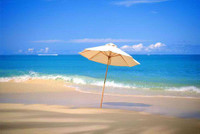
#> input picture examples/artwork/beach.jpg, 200 x 134 px
$ python segment.py ../../../../../examples/artwork/beach.jpg   (older library calls are emulated)
#> lines starting #> are read from the running program, lines starting #| are printed output that depends on the picture; after the words box and inside, x2 and y2 are one past the last pixel; in counts of white or black regions, pixels touching at a corner belong together
#!/usr/bin/python2
"""
 * Copyright 2016 Canonical Ltd.
 *
 * This program is free software; you can redistribute it and/or modify
 * it under the terms of the GNU Lesser General Public License as published by
 * the Free Software Foundation; version 3.
 *
 * This program is distributed in the hope that it will be useful,
 * but WITHOUT ANY WARRANTY; without even the implied warranty of
 * MERCHANTABILITY or FITNESS FOR A PARTICULAR PURPOSE.  See the
 * GNU Lesser General Public License for more details.
 *
 * You should have received a copy of the GNU Lesser General Public License
 * along with this program.  If not, see <http://www.gnu.org/licenses/>.
 *
 * Authored by  Florian Boucault <florian.boucault@canonical.com>
 */
"""

import os.path
import argparse
import json
import cv2

parser = argparse.ArgumentParser(
    description='Generates segmented version of img and extracts bbs.'
)
parser.add_argument('input_image', type=str,
                    help='path to the image to segment')
args = parser.parse_args()

input_image = os.path.abspath(args.input_image)
print("Segmenting %s..." % input_image)
filename, _ = os.path.splitext(os.path.basename(input_image))
split = filename.split('@')
if len(split) != 1:
    output_image = "%s_segmented@%s.png" % (split[0], split[1])
    output_boxes = "%s_boxes.json" % split[0]
else:
    output_image = "%s_segmented.png" % filename
    output_boxes = "%s_boxes.json" % filename

img = cv2.imread(input_image, -1)
#> img is the input picture: shape (134, 200, 3); mean B, G, R 193.5, 157.9, 121.3
img_boxes = img.copy()
gray = cv2.cvtColor(img, cv2.COLOR_BGR2GRAY)
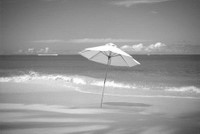
#> gray: shape (134, 200); min 64, max 255, mean 151
ret, thresh = cv2.threshold(gray, 0, 255, cv2.THRESH_BINARY)
#> thresh: shape (134, 200); every value is 255
contours, hierarchy = cv2.findContours(
    thresh, cv2.RETR_EXTERNAL, cv2.CHAIN_APPROX_NONE
)
#> contours = 1 contour; box (x1, y1, x2, y2) and area: (0, 0, 200, 134) 26467

print("Detected %d segments." % len(contours))
#| Detected 1 segments.

bounding_boxes = []
for index, contour in enumerate(contours):
    x, y, w, h = cv2.boundingRect(contour)
    bounding_boxes.append((x, y, w, h))
#  print(x, y, w, h)
    cv2.rectangle(img_boxes,
                  (x, y),
                  (x + w, y + h),
                  (255, 20, 20, 255), 1)
    cv2.drawContours(thresh, contours, index, (index + 1),
                     cv2.cv.CV_FILLED)
    cv2.drawContours(thresh, contours, index, (index + 1), 2)
#> this loop made 1 pass
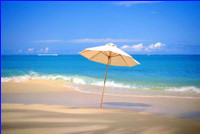
#> img_boxes: shape (134, 200, 3); 1.24% of pixels changed, all inside (x1, y1, x2, y2) = (0, 0, 200, 134)
#> thresh: shape (134, 200); every value is 1
#> after the loop, bounding_boxes = [(0, 0, 200, 134)]

#> (the run stopped early here; a loop or call above may not have finished)
